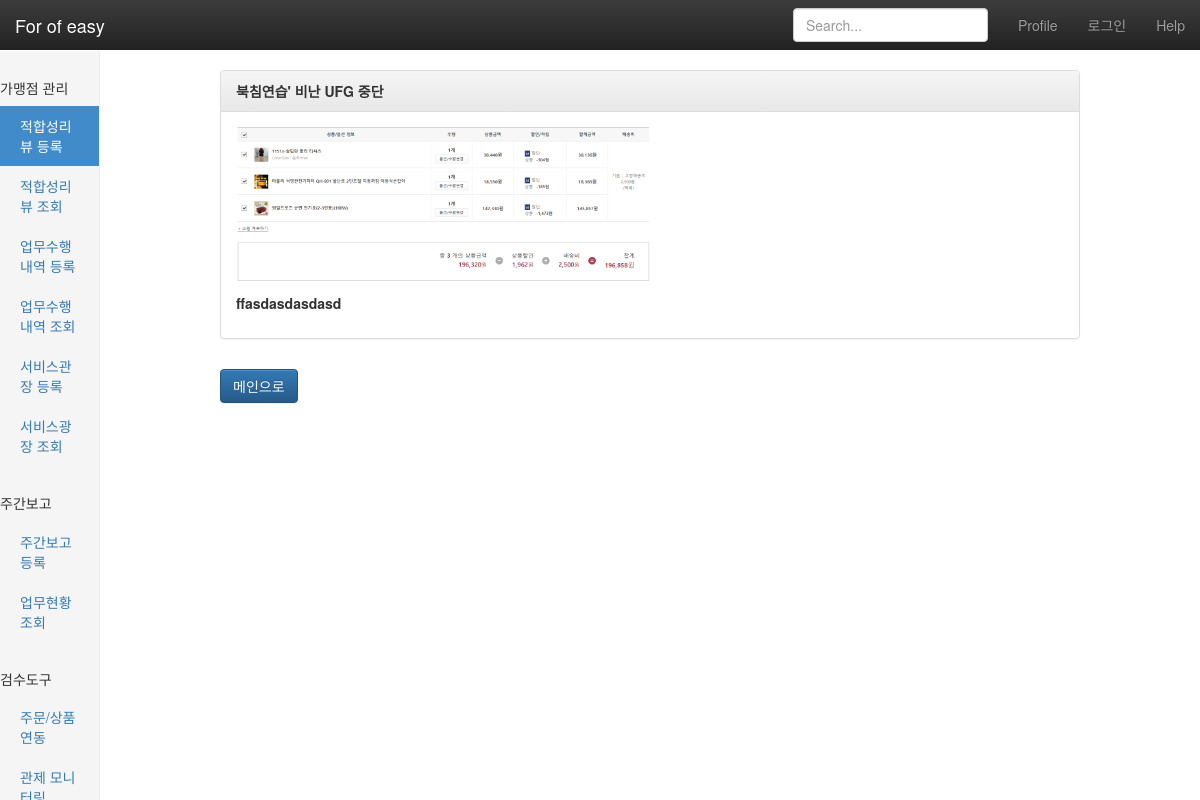
Page /food/10/ on the committed database.
### food/models.py (models this page shows, shortened)
class Food(models.Model):
    author = models.CharField(max_length=20, verbose_name="작성자")
    title = models.CharField(max_length=100, verbose_name="제목",help_text="제목을 입력해 주세요. 최대 100글자.")
    content = models.TextField(verbose_name="내용")
    photo = models.ImageField(blank=True)
    create_at = models.DateTimeField(auto_now_add=True)
    update_at = models.DateTimeField(auto_now=True)
    class Meta:
        ordering = ['-id']

### food/views.py (the view)
# urls.py: url(r'^(?P<id>\d+)/$', views.food_detail, name="food_detail"),
def food_detail(request, id):
    qs = get_object_or_404(Food, id=id)
    return render(request, 'food/food_detail.html',{
        'post':qs,
    })

### food/templates/food/food_detail.html (shortened to what this page needs)
{% extends "food/layout.html"%}
{% block content %}
<div  style="margin-left:80px;margin-right:80px">
  <div class="panel panel-default">
    <div class="panel-heading"><strong>{{post.title}}</div>
    <div class="panel-body">
      <p><img src="/media/{{post.photo}}/" alt="" width=50%;></p>
      <p>{{post.content|linebreaks}}</p>
    </div>
  </div>
      <a href="{% url "food:food_list" %}" ><h6 class="btn btn-primary">메인으로</h6></a>
{% endblock %}

### askdjango/static/css/dashbord.css (style rules this page uses)
body { padding-top: 50px; }

### rows in the picture
Food: title "북침연습' 비난 UFG 중단", photo (picture), content "ffasdasdasdasd"
